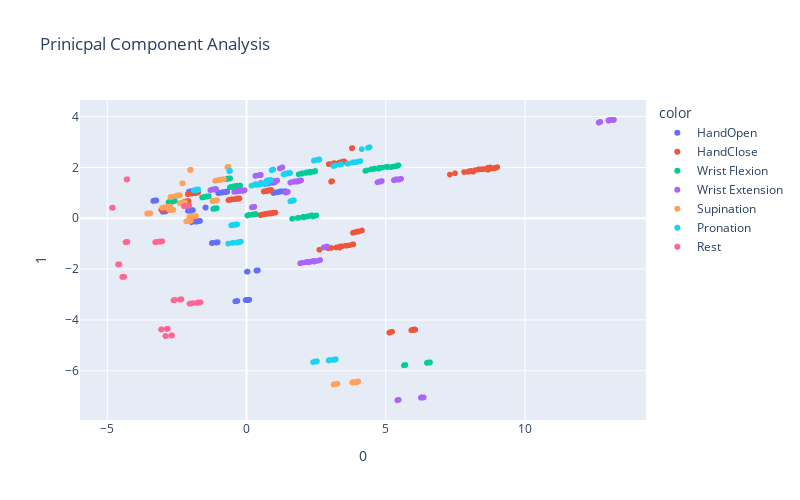

Notebook source saved alongside this figure:
### Code cell
fig = px.scatter(components, x=0, y=1, color=y, width=800, height=500, title="Prinicpal Component Analysis")
fig.show()

### Figure 1 — Plotly figure (JSON) as saved in the notebook; plotly's stock layout.template omitted (floating-point values rounded to 4 significant figures; data arrays with more than 128 entries replaced by an {"elided": "..."} marker saying what was removed)
{"data": [{"hovertemplate": "color=HandOpen<br>0=%{x}<br>1=%{y}<extra></extra>", "legendgroup": "HandOpen", "marker": {"color": "#636efa", "symbol": "circle"}, "mode": "markers", "name": "HandOpen", "showlegend": true, "type": "scattergl", "x": {"elided": "264 float values"}, "xaxis": "x", "y": {"elided": "264 float values"}, "yaxis": "y"}, {"hovertemplate": "color=HandClose<br>0=%{x}<br>1=%{y}<extra></extra>", "legendgroup": "HandClose", "marker": {"color": "#EF553B", "symbol": "circle"}, "mode": "markers", "name": "HandClose", "showlegend": true, "type": "scattergl", "x": {"elided": "264 float values"}, "xaxis": "x", "y": {"elided": "264 float values"}, "yaxis": "y"}, {"hovertemplate": "color=Wrist Flexion<br>0=%{x}<br>1=%{y}<extra></extra>", "legendgroup": "Wrist Flexion", "marker": {"color": "#00cc96", "symbol": "circle"}, "mode": "markers", "name": "Wrist Flexion", "showlegend": true, "type": "scattergl", "x": {"elided": "264 float values"}, "xaxis": "x", "y": {"elided": "264 float values"}, "yaxis": "y"}, {"hovertemplate": "color=Wrist Extension<br>0=%{x}<br>1=%{y}<extra></extra>", "legendgroup": "Wrist Extension", "marker": {"color": "#ab63fa", "symbol": "circle"}, "mode": "markers", "name": "Wrist Extension", "showlegend": true, "type": "scattergl", "x": {"elided": "264 float values"}, "xaxis": "x", "y": {"elided": "264 float values"}, "yaxis": "y"}, {"hovertemplate": "color=Supination<br>0=%{x}<br>1=%{y}<extra></extra>", "legendgroup": "Supination", "marker": {"color": "#FFA15A", "symbol": "circle"}, "mode": "markers", "name": "Supination", "showlegend": true, "type": "scattergl", "x": {"elided": "264 float values"}, "xaxis": "x", "y": {"elided": "264 float values"}, "yaxis": "y"}, {"hovertemplate": "color=Pronation<br>0=%{x}<br>1=%{y}<extra></extra>", "legendgroup": "Pronation", "marker": {"color": "#19d3f3", "symbol": "circle"}, "mode": "markers", "name": "Pronation", "showlegend": true, "type": "scattergl", "x": {"elided": "264 float values"}, "xaxis": "x", "y": {"elided": "264 float values"}, "yaxis": "y"}, {"hovertemplate": "color=Rest<br>0=%{x}<br>1=%{y}<extra></extra>", "legendgroup": "Rest", "marker": {"color": "#FF6692", "symbol": "circle"}, "mode": "markers", "name": "Rest", "showlegend": true, "type": "scattergl", "x": {"elided": "264 float values"}, "xaxis": "x", "y": {"elided": "264 float values"}, "yaxis": "y"}], "layout": {"height": 500, "legend": {"title": {"text": "color"}, "tracegroupgap": 0}, "title": {"text": "Prinicpal Component Analysis"}, "width": 800, "xaxis": {"anchor": "y", "domain": [0, 1], "title": {"text": "0"}}, "yaxis": {"anchor": "x", "domain": [0, 1], "title": {"text": "1"}}}}
